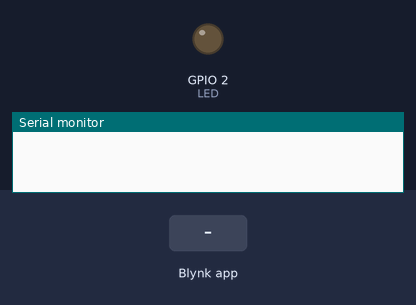
This sketch was run on a simulated ESP8266 (NodeMCU). On the bench: output pins drawn as LEDs (lit = HIGH), the last lines printed to the serial monitor. The inputs (shaded band) are chosen by the test bench. WiFi joins after 1.5 s; servers stay silent unless stated.

Above: at 3.0 s.
3.1 s: Blynk app writes 1 to V1
At 3.9 s:
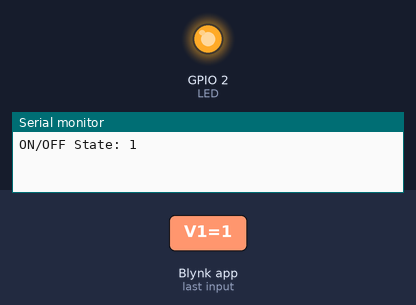
4.6 s: Blynk app writes 0 to V1
At 5.1 s:
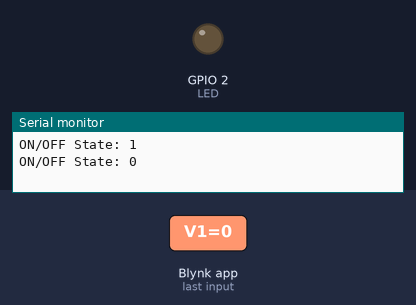
6.1 s: Blynk app writes 200 to V1
At 7.5 s:
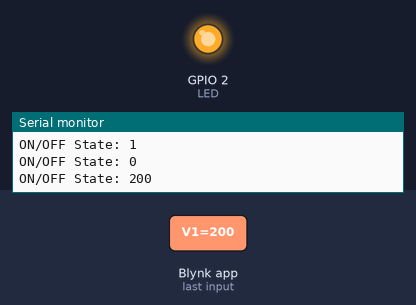
Timing chart, 0 to 9.1 s (numbered marks = the images above; inputs shaded):
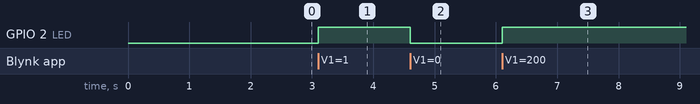

Measured:
- after the input at 3.1 s, GPIO 2 (LED): LOW → HIGH at once
- after the input at 4.6 s, GPIO 2 (LED): HIGH → LOW at once
- after the input at 6.1 s, GPIO 2 (LED): LOW → HIGH at once

The sketch:

roomLightPrg3.ino
```cpp
#define BLYNK_PRINT Serial


#include <ESP8266WiFi.h>
#include <BlynkSimpleEsp8266.h>

#define LED BUILTIN_LED

char auth[] = "sfjhdjkhdjkhdjkhd";

char ssid[] = "wifi";
char pass[] = "password";

String lastMsg = "";
int state = 0;

void setup()
{
  // Debug console
  Serial.begin(9600);
  pinMode(LED, OUTPUT);

  Blynk.begin(auth, ssid, pass);
  // You can also specify server:
  //Blynk.begin(auth, ssid, pass, "blynk-cloud.com", 8442);
  //Blynk.begin(auth, ssid, pass, IPAddress(192,168,1,100), 8442);
}

BLYNK_CONNECTED() {
    Blynk.syncAll();
}

BLYNK_WRITE(V0) {
  lastMsg = param.asStr();
  Serial.println("Message: " + lastMsg);
  Blynk.virtualWrite(V0, "clr");
  Blynk.virtualWrite(V0, "Last Message:\n\n" + lastMsg);
}

BLYNK_WRITE(V1) {
    state = param.asInt();
    Serial.println("ON/OFF State: " + String(state));
    if(state == 0){
      digitalWrite(LED, LOW);
    }else{
      digitalWrite(LED, HIGH);
    }
}

void loop()
{
  Blynk.run();
}
```
